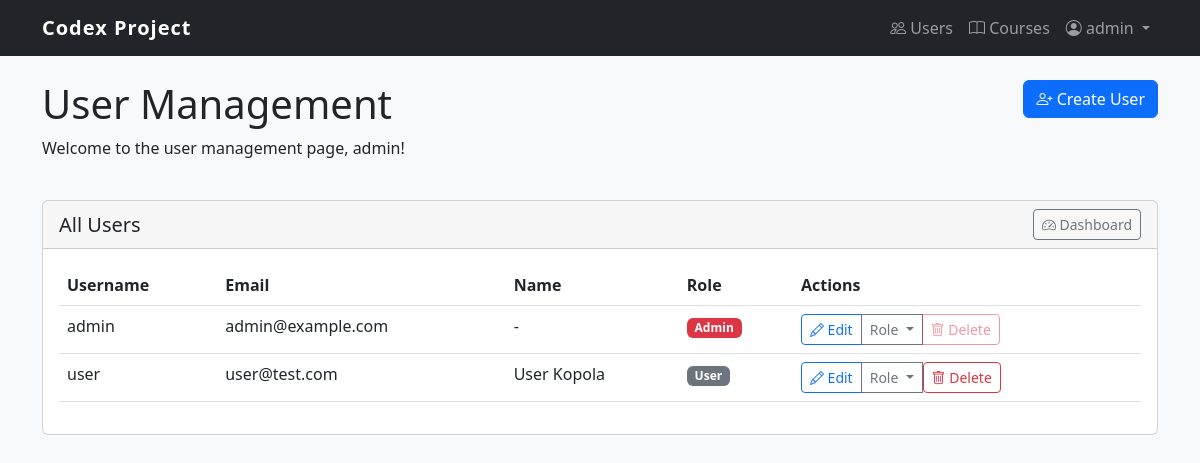
The page /user/users/ (signed in) on the database as committed earlier.
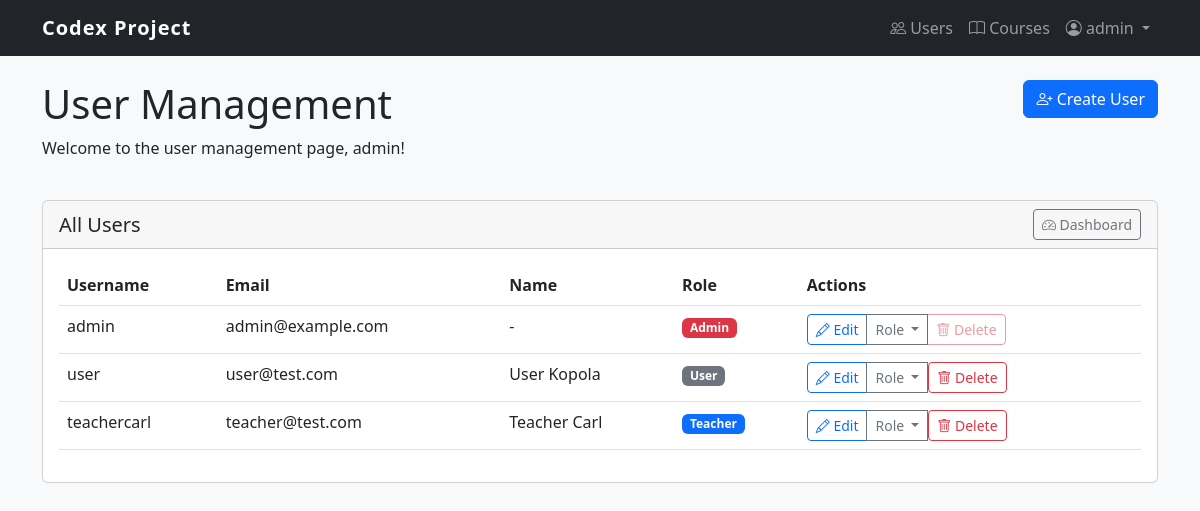
The same page on the database as committed later.
### user_management/models.py (models this page shows, shortened)
class User(AbstractUser):
    USER = 'USER'
    TEACHER = 'TEACHER'
    ADMIN = 'ADMIN'
    ROLE_CHOICES = [
        (USER, 'User'),
        (TEACHER, 'Teacher'),
        (ADMIN, 'Admin'),
    ]
    role = models.CharField(max_length=10, choices=ROLE_CHOICES, default=USER)
    def is_administrator(self):
        return self.role == self.ADMIN

### user_management/views.py (the view, shortened to what this page needs)
# urls.py: path('user/', include('user_management.urls')),
@login_required
def user_management(request):
    if not request.user.is_administrator():
        return redirect('user_management:dashboard')
    users = User.objects.all()
    return render(request, 'user_management/user_management.html', {'users': users})

### user_management/templates/user_management/user_management.html (shortened to what the changed rows need)
{% extends 'user_management/base.html' %}
{% block content %}
<div class="container mt-4">
    <div class="row mb-4">
        <div class="col-md-9">
            <h1>User Management</h1>
            <p>Welcome to the user management page, {{ user.username }}!</p>
        </div>
    </div>
    <div class="row mb-4">
        <div class="col-md-12">
            <div class="card">
                <div class="card-body">
                    <div class="table-responsive">
                        <table class="table table-hover">
                            <thead>
                                <tr>
                                    <th>Username</th>
                                    <th>Email</th>
                                    <th>Name</th>
                                    <th>Role</th>
                                    <th>Actions</th>
                                </tr>
                            </thead>
                            <tbody>
                                {% for user_item in users %}
                                <tr>
                                    <td>{{ user_item.username }}</td>
                                    <td>{{ user_item.email }}</td>
                                    <td>
                                        {% if user_item.first_name or user_item.last_name %}
                                            {{ user_item.first_name }} {{ user_item.last_name }}
                                        {% else %}
                                            -
                                        {% endif %}
                                    </td>
                                    <td>
                                        {% if user_item.role == user_item.ADMIN %}
                                            <span class="badge bg-danger">{{ user_item.get_role_display }}</span>
                                        {% elif user_item.role == user_item.TEACHER %}
                                            <span class="badge bg-primary">{{ user_item.get_role_display }}</span>
                                        {% else %}
                                            <span class="badge bg-secondary">{{ user_item.get_role_display }}</span>
                                        {% endif %}
                                    </td>
                                    <td>
                                        <div class="btn-group" role="group">
                                            <a href="{% url 'user_management:edit_user' user_item.id %}" class="btn btn-sm btn-outline-primary">
                                                <i class="bi bi-pencil"></i> Edit
                                            </a>
                                            <div class="btn-group" role="group">
                                                <button type="button" class="btn btn-sm btn-outline-secondary dropdown-toggle" data-bs-toggle="dropdown" aria-expanded="false">
                                                    Role
                                                </button>
                                            </div>
                                            {% if user_item != user %}
                                            <form method="post" class="d-inline" onsubmit="return confirm('Are you sure you want to delete {{ user_item.username }}? This action cannot be undone.');">
                                                <button type="submit" class="btn btn-sm btn-outline-danger">
                                                    <i class="bi bi-trash"></i> Delete
                                                </button>
                                            </form>
                                            {% else %}
                                            <button disabled class="btn btn-sm btn-outline-danger opacity-50" title="You cannot delete your own account">
                                                <i class="bi bi-trash"></i> Delete
                                            </button>
                                            {% endif %}
                                        </div>
                                    </td>
                                </tr>
                                {% endfor %}
                            </tbody>
                        </table>
                    </div>
                </div>
            </div>
        </div>
    </div>
</div>
{% endblock %}

### user_management/templates/user_management/base.html (shortened to what this page needs)
<!DOCTYPE html>
<html lang="en">
<head>
    <link href="https://cdn.jsdelivr.net/npm/bootstrap@5.2.3/dist/css/bootstrap.min.css" rel="stylesheet">
    <link rel="stylesheet" href="https://cdn.jsdelivr.net/npm/bootstrap-icons@1.10.0/font/bootstrap-icons.css">
</head>
<body>
    <nav class="navbar navbar-expand-lg navbar-dark bg-dark">
        <div class="container">
            <a class="navbar-brand" href="{% url 'user_management:dashboard' %}">Codex Project</a>
            <div class="collapse navbar-collapse" id="navbarNav">
                <ul class="navbar-nav ms-auto">
                    {% if user.is_authenticated %}
                        {% if user.is_administrator %}
                            <li class="nav-item">
                                <a class="nav-link" href="{% url 'user_management:user_management' %}">
                                    <i class="bi bi-people"></i> Users
                                </a>
                            </li>
                        {% endif %}
                        <li class="nav-item">
                            <a class="nav-link" href="{% url 'content_management:course_list' %}">
                                <i class="bi bi-book"></i> Courses
                            </a>
                        </li>
                        <li class="nav-item dropdown">
                            <a class="nav-link dropdown-toggle" href="#" id="navbarDropdown" role="button"
                               data-bs-toggle="dropdown" aria-expanded="false">
                                <i class="bi bi-person-circle"></i> {{ user.username }}
                            </a>
                        </li>
                    {% endif %}
                </ul>
            </div>
        </div>
    </nav>
    {% block content %}{% endblock %}
</body>
</html>

Rows that differ between the two databases and show on the page:
added User: username "teachercarl", email "teacher@test.com", first_name "Teacher", last_name "Carl", role "Teacher"
